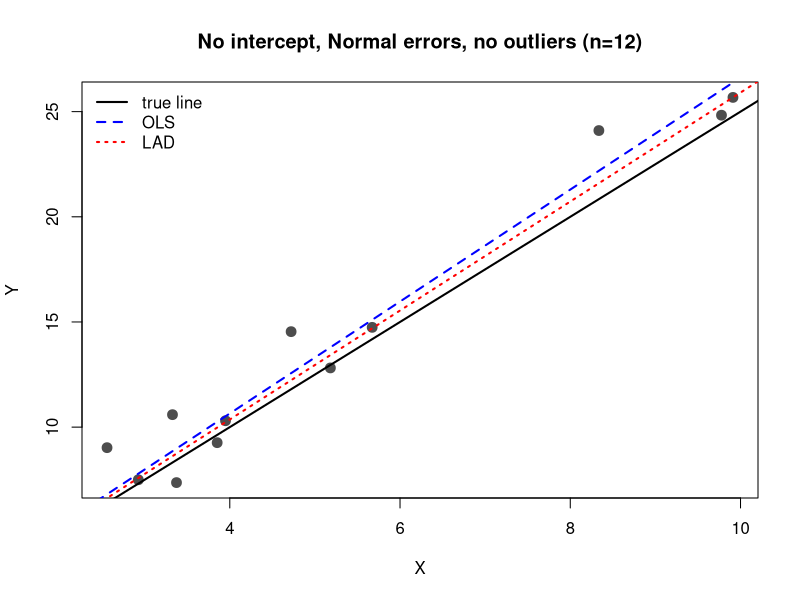
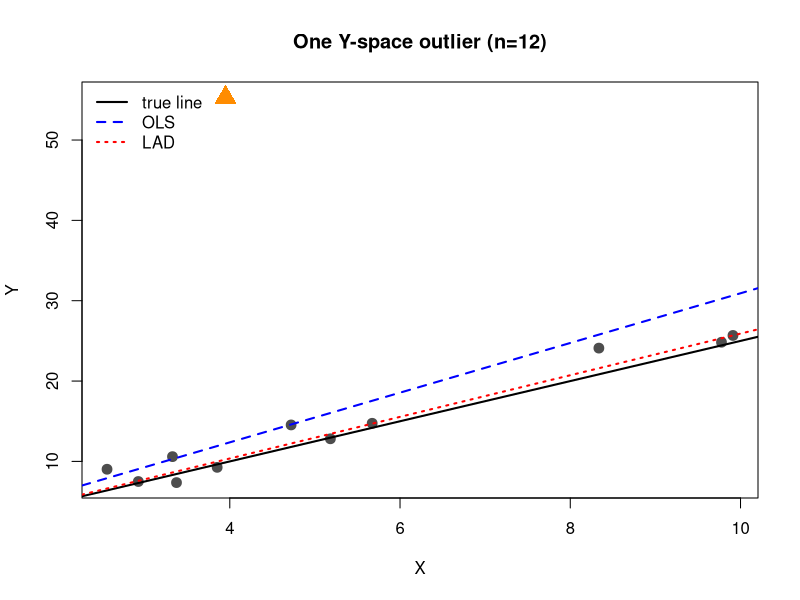
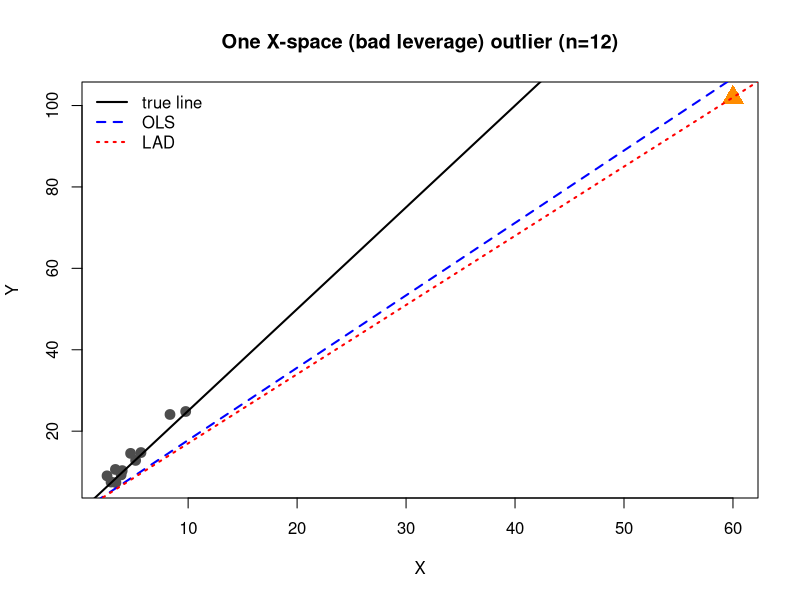
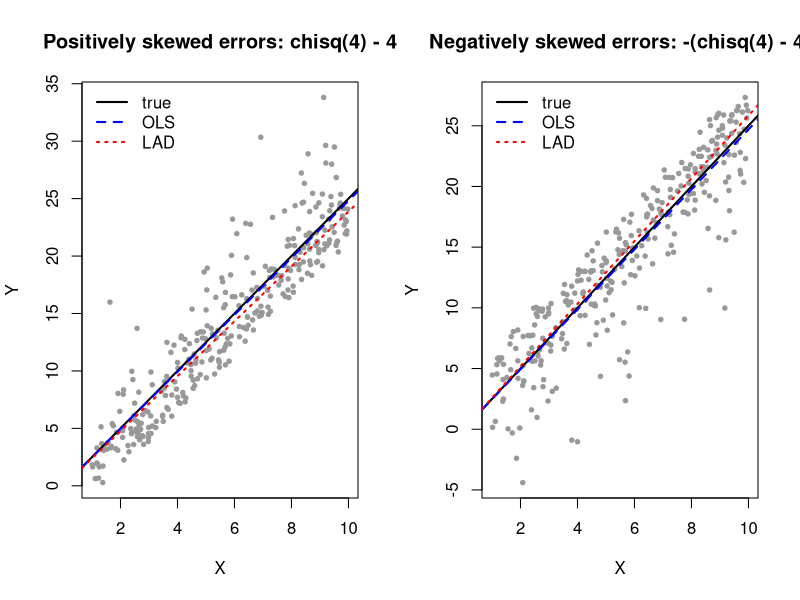
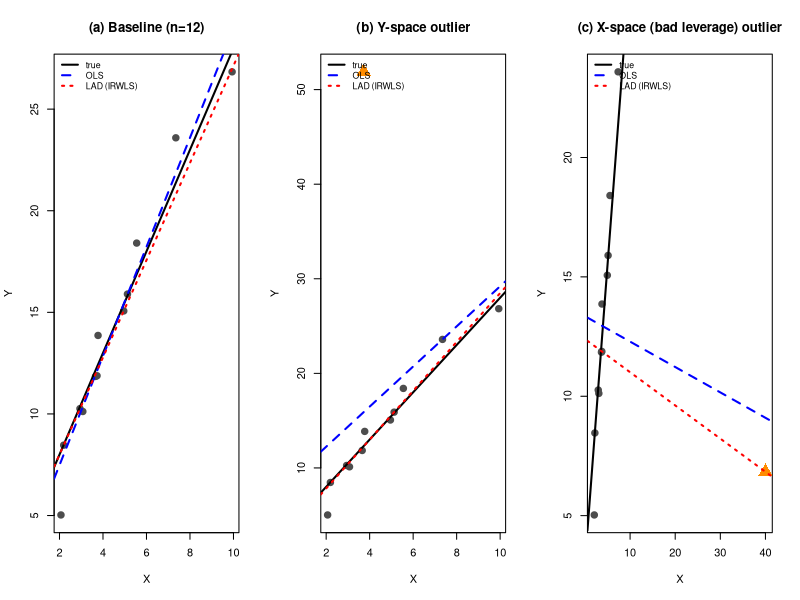
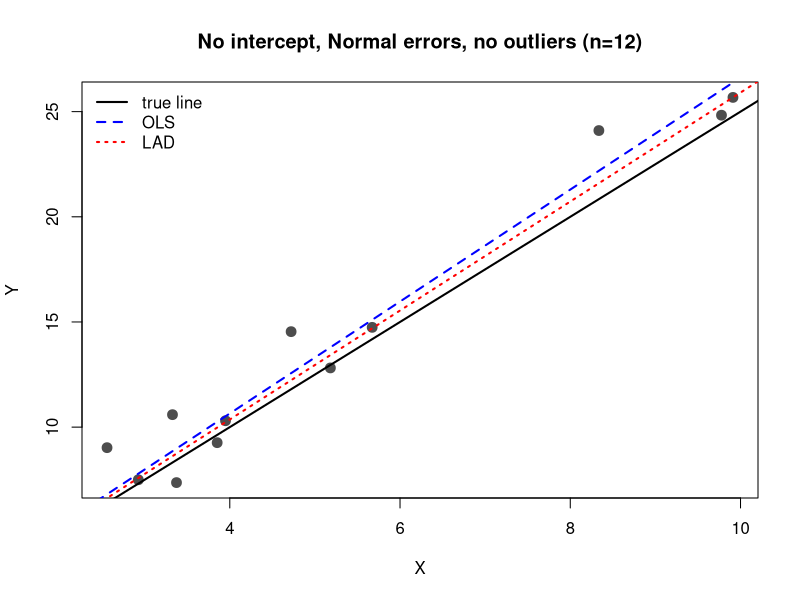
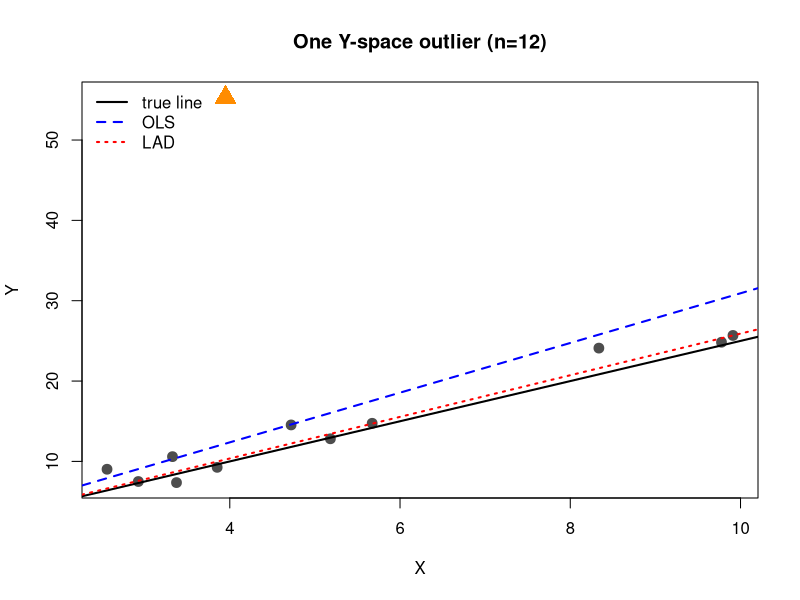
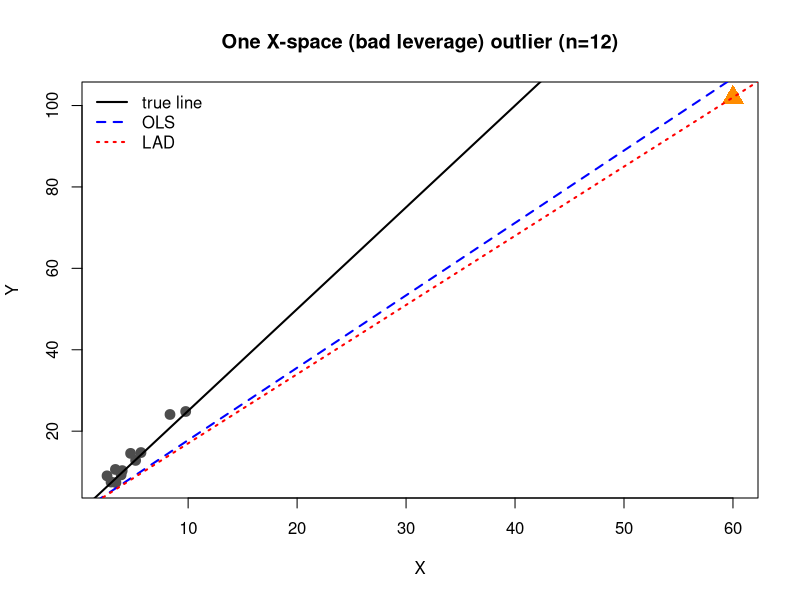

R code for these plots, in order:
## =============================================================================
## Statistical Learning I -- Session 1
## OLS vs LAD, Robustness, and IRWLS
## BSDS, 3rd Year, Indian Statistical Institute
##
## Companion script to Session1_Manual.pdf (theory) and Session1_Beamer.pdf
## (slides). Every section below is tagged with the step number from the
## master lesson plan and the Act it belongs to.
##
## Run top to bottom. Every figure is first DRAWN LIVE (shows up in the R
## console / RStudio Plots pane -- useful for presenting in class), and then
## immediately saved as a PDF into the working directory, via the pattern:
##    draw_figXX <- function() { ...plotting code... }
##    draw_figXX()                                  # live, on-screen
##    pdf("FigXX....pdf"); draw_figXX(); dev.off()   # saved to disk
## =============================================================================

set.seed(1)

## -----------------------------------------------------------------------
## 0. HELPER FUNCTIONS
## -----------------------------------------------------------------------

## ---- OLS through the origin: Y = beta*X + eps.  Closed form. ----
ols_origin <- function(x, y) sum(x * y) / sum(x^2)

## ---- Weighted median: minimizer of sum_i w_i |v_i - m| ----
weighted_median <- function(values, weights) {
  ord <- order(values)
  v <- values[ord]; w <- weights[ord]
  cw <- cumsum(w) / sum(w)
  v[which(cw >= 0.5)[1]]
}

## ---- LAD through the origin: EXACT solution.
## sum|y_i - b x_i| = sum |x_i| * |y_i/x_i - b|  ==>  weighted median of
## r_i = y_i/x_i with weights w_i = |x_i|.  See Act 1 / Act 3 of the manual. ----
lad_origin <- function(x, y) {
  r <- y / x
  w <- abs(x)
  weighted_median(r, w)
}

## ---- OLS with intercept: normal equations, Y = alpha + beta*X + eps ----
ols_intercept <- function(x, y) {
  X <- cbind(1, x)
  as.numeric(solve(t(X) %*% X, t(X) %*% y))   # c(alpha_hat, beta_hat)
}

## ---- LAD with intercept via IRWLS (Act 5). ----
## theta^(0)      = OLS
## r^(t)          = y - X theta^(t)
## w_i^(t)        = 1 / max(|r_i^(t)|, delta)
## theta^(t+1)    = (X'WX)^{-1} X'Wy      (weighted least squares)
## stop when ||theta^(t+1)-theta^(t)|| < tol
irwls_lad <- function(x, y, tol = 1e-8, maxit = 100, delta = 1e-6, trace = FALSE) {
  X <- cbind(1, x)
  theta <- ols_intercept(x, y)
  path <- matrix(theta, nrow = 1, dimnames = list(NULL, c("alpha", "beta")))
  converged <- FALSE
  for (t in 1:maxit) {
    r <- as.numeric(y - X %*% theta)
    w <- 1 / pmax(abs(r), delta)
    W <- diag(w)
    theta_new <- as.numeric(solve(t(X) %*% W %*% X, t(X) %*% W %*% y))
    path <- rbind(path, theta_new)
    if (trace) {
      cat(sprintf("  iter %2d :  alpha = %8.4f   beta = %8.4f   ||delta|| = %.2e\n",
                   t, theta_new[1], theta_new[2],
                   sqrt(sum((theta_new - theta)^2))))
    }
    if (sqrt(sum((theta_new - theta)^2)) < tol) { theta <- theta_new; converged <- TRUE; break }
    theta <- theta_new
  }
  list(theta = theta, path = path, iters = t, converged = converged)
}

## ---- generic bias / variance / MSE summary for a vector of estimates ----
summarize_estimates <- function(estimates, truth) {
  c(bias     = mean(estimates) - truth,
    variance = var(estimates),
    mse      = mean((estimates - truth)^2))
}


## =============================================================================
## ACT 1  /  STEPS 1-3
## Regression through the origin: Y_i = beta*X_i + eps_i.  Generate one data
## set, compute OLS and LAD, plot true / OLS / LAD lines.
## =============================================================================

beta0 <- 2.5

## NOTE on sample sizes: the Monte Carlo experiments below (Steps 4-6, 13)
## use n = 50 -- enough replications and points per replication for stable
## bias/variance/MSE estimates. The single-dataset ILLUSTRATIVE PLOTS
## (Fig01-Fig03, Fig05) instead use a small n_demo = 12: with 50 points a
## single perturbed observation is diluted and the OLS-vs-LAD contrast is
## hard to see on a scatter plot. With n_demo = 12 the same one-point
## perturbation is impossible to miss visually (and the scatter still looks
## like a believable little data set), which is the whole point of showing
## a picture. See Session1_Manual.pdf, Sections 4-5, for why this does not
## change any of the conclusions (the weighted-median argument is exact for
## any n).
n_demo <- 12

set.seed(7)
x_demo <- runif(n_demo, 2, 10)
y_demo <- beta0 * x_demo + rnorm(n_demo, sd = 1.2)

b_ols0 <- ols_origin(x_demo, y_demo)
b_lad0 <- lad_origin(x_demo, y_demo)

cat("=================================================================\n")
cat("ACT 1 / STEPS 1-3: no-intercept model, one clean data set (n=12)\n")
cat("=================================================================\n")
cat(sprintf("true beta = %.3f | OLS beta = %.4f | LAD beta = %.4f\n\n",
            beta0, b_ols0, b_lad0))

draw_fig01 <- function() {
  plot(x_demo, y_demo, pch = 19, col = "grey30", cex = 1.3,
       main = "No intercept, Normal errors, no outliers (n=12)",
       xlab = "X", ylab = "Y")
  abline(0, beta0,  col = "black", lwd = 2)
  abline(0, b_ols0, col = "blue",  lwd = 2, lty = 2)
  abline(0, b_lad0, col = "red",   lwd = 2, lty = 3)
  legend("topleft", c("true line", "OLS", "LAD"),
         col = c("black", "blue", "red"), lty = 1:3, lwd = 2, bty = "n")
}

draw_fig01()   # live plot -- shows in the R console / Plots pane
pdf("Fig01_baseline_no_outlier.pdf", width = 6, height = 5.2); draw_fig01(); dev.off()


## =============================================================================
## STEP 4
## Monte Carlo: bias, variance, MSE of OLS and LAD under NORMAL errors,
## no outliers. Expect OLS to win (lower MSE) -- it is BLUE / efficient here.
## =============================================================================

## generic MC engine for the no-intercept model. outlier_fun(x,y) may
## corrupt one replication's data before the estimators see it.
mc_compare_origin <- function(n, beta0, eps_gen, n_rep = 2000, outlier_fun = NULL) {
  b_ols <- numeric(n_rep)
  b_lad <- numeric(n_rep)
  for (r in 1:n_rep) {
    x <- runif(n, 1, 10)
    y <- beta0 * x + eps_gen(n)
    if (!is.null(outlier_fun)) {
      out <- outlier_fun(x, y)
      x <- out$x; y <- out$y
    }
    b_ols[r] <- ols_origin(x, y)
    b_lad[r] <- lad_origin(x, y)
  }
  rbind(OLS = summarize_estimates(b_ols, beta0),
        LAD = summarize_estimates(b_lad, beta0))
}

cat("=================================================================\n")
cat("STEP 4: Monte Carlo comparison, Normal(0, 2^2) errors, NO outliers\n")
cat("=================================================================\n")
res_normal <- mc_compare_origin(n = 50, beta0 = beta0,
                                 eps_gen = function(n) rnorm(n, sd = 2),
                                 n_rep = 2000)
print(round(res_normal, 4))
cat("--> Under Normal errors with no contamination, OLS has the smaller\n")
cat("    MSE (it is the efficient / BLUE estimator here); LAD pays a small\n")
cat("    price in variance for no benefit since there is nothing to be\n")
cat("    robust against.\n\n")


## =============================================================================
## STEP 5  (Act 2)
## Repeat with a Y-SPACE outlier: one ordinary-X, wild-Y point per replicate.
## Expect: LAD wins decisively (small bias/variance/MSE); OLS is dragged.
## =============================================================================

y_outlier_fun <- function(x, y, shift = 40) {
  i <- sample(seq_along(x), 1)          # ordinary x, contaminate y only
  y[i] <- y[i] + shift * sample(c(-1, 1), 1)
  list(x = x, y = y)
}

cat("=================================================================\n")
cat("STEP 5: Monte Carlo comparison, ONE Y-space outlier per replicate\n")
cat("=================================================================\n")
res_youtlier <- mc_compare_origin(n = 50, beta0 = beta0,
                                   eps_gen = function(n) rnorm(n, sd = 2),
                                   n_rep = 2000,
                                   outlier_fun = y_outlier_fun)
print(round(res_youtlier, 4))
cat("--> OLS: bias/variance/MSE all inflated by the single Y-outlier.\n")
cat("    LAD: barely disturbed relative to Step 4 -- the weighted-median\n")
cat("    view (Act 3) explains why: an outlying r_i=y_i/x_i with ordinary\n")
cat("    weight |x_i| cannot move a weighted median by much.\n\n")

## Illustrative picture: SAME small clean data set as Fig01, with the
## middle-X point's Y pushed far away (deterministic choice, not random,
## so the picture is reproducible and the effect is guaranteed visible).
i1 <- order(x_demo)[ceiling(n_demo / 2)]
x1 <- x_demo
y1 <- y_demo
y1[i1] <- y1[i1] + 45

b_ols1 <- ols_origin(x1, y1); b_lad1 <- lad_origin(x1, y1)

draw_fig02 <- function() {
  plot(x1, y1, pch = 19, col = "grey30", cex = 1.3,
       main = "One Y-space outlier (n=12)", xlab = "X", ylab = "Y")
  points(x1[i1], y1[i1], pch = 17, col = "darkorange", cex = 2.2)
  abline(0, beta0,  col = "black", lwd = 2)
  abline(0, b_ols1, col = "blue",  lwd = 2, lty = 2)
  abline(0, b_lad1, col = "red",   lwd = 2, lty = 3)
  legend("topleft", c("true line", "OLS", "LAD"),
         col = c("black", "blue", "red"), lty = 1:3, lwd = 2, bty = "n")
}

draw_fig02()   # live plot -- shows in the R console / Plots pane
pdf("Fig02_Y_space_outlier.pdf", width = 6, height = 5.2); draw_fig02(); dev.off()
cat(sprintf("Fig02 check: true beta=%.2f, OLS=%.3f (pulled up), LAD=%.3f (barely moved)\n\n",
            beta0, b_ols1, b_lad1))


## =============================================================================
## STEP 6  (Act 3)
## Repeat with an X-SPACE outlier (bad leverage point): extreme X AND a Y
## value inconsistent with the line. Expect: BOTH OLS and LAD are pulled.
## =============================================================================

x_outlier_fun <- function(x, y, x_mult = 4, y_shift = -30) {
  i <- which.max(x)
  x[i] <- x[i] * x_mult
  y[i] <- y[i] + y_shift
  list(x = x, y = y)
}

cat("=================================================================\n")
cat("STEP 6: Monte Carlo comparison, ONE X-space (bad leverage) outlier\n")
cat("=================================================================\n")
res_xoutlier <- mc_compare_origin(n = 50, beta0 = beta0,
                                   eps_gen = function(n) rnorm(n, sd = 2),
                                   n_rep = 2000,
                                   outlier_fun = x_outlier_fun)
print(round(res_xoutlier, 4))
cat("--> Now BOTH OLS and LAD show inflated bias/variance/MSE. A bad\n")
cat("    leverage point carries a large weight |x_i| in the weighted-median\n")
cat("    formula, so it can dominate the weighted median just as it\n")
cat("    dominates the OLS normal equations.\n\n")

## STEP 7 (discussion, no code): ask students WHY LAD, robust in Step 5,
## fails here. Answer: LAD's robustness is bounded influence in the
## Y-direction only; the weight |x_i| in the weighted-median representation
## grows with X, so an extreme X dominates regardless of the residual size.

## Same small clean data set again; this time push the largest-X point's
## X out to a fixed, moderately dominant value -- close enough to the data
## cloud that the picture stays readable, but with enough weighted-median
## weight |X_i| to visibly pull both fits. We ALSO give it a moderately
## (not wildly) inconsistent Y, by directly targeting a ratio Y/X well
## below the true beta rather than an arbitrary large shift: this keeps the
## distortion noticeable without collapsing the fitted lines to near-zero.
j2 <- which.max(x_demo)
x2 <- x_demo
y2 <- y_demo
x2[j2] <- 60                 # moderately large X (was 90 -- brought closer in)
y2[j2] <- 1.7 * x2[j2]       # ratio Y/X = 1.7, noticeably below true beta = 2.5

b_ols2 <- ols_origin(x2, y2); b_lad2 <- lad_origin(x2, y2)

draw_fig03 <- function() {
  plot(x2, y2, pch = 19, col = "grey30", cex = 1.3,
       main = "One X-space (bad leverage) outlier (n=12)", xlab = "X", ylab = "Y")
  points(x2[j2], y2[j2], pch = 17, col = "darkorange", cex = 2.2)
  abline(0, beta0,  col = "black", lwd = 2)
  abline(0, b_ols2, col = "blue",  lwd = 2, lty = 2)
  abline(0, b_lad2, col = "red",   lwd = 2, lty = 3)
  legend("topleft", c("true line", "OLS", "LAD"),
         col = c("black", "blue", "red"), lty = 1:3, lwd = 2, bty = "n")
}

draw_fig03()   # live plot -- shows in the R console / Plots pane
pdf("Fig03_X_space_outlier.pdf", width = 6, height = 5.2); draw_fig03(); dev.off()
cat(sprintf("Fig03 check: true beta=%.2f, OLS=%.3f, LAD=%.3f (both pulled down noticeably)\n\n",
            beta0, b_ols2, b_lad2))


## =============================================================================
## STEP 8  (no outliers -- SKEWED errors instead)
## eps ~ chisq(k) - k  (mean 0, right/positively skewed)
## eps ~ -(chisq(k) - k)  (mean 0, left/negatively skewed, same variance)
##
## Key point: OLS estimates the CONDITIONAL MEAN (E[eps]=0 by construction,
## so OLS is centred on the true line regardless of skew). LAD estimates the
## CONDITIONAL MEDIAN. For a skewed distribution, median != mean, so LAD's
## fitted line is shifted relative to OLS's, and the direction of the shift
## flips with the sign of the skew.
## =============================================================================

k <- 4
eps_pos_skew <- function(n) rchisq(n, df = k) - k      # mean 0, skew > 0
eps_neg_skew <- function(n) -(rchisq(n, df = k) - k)   # mean 0, skew < 0
median_offset <- qchisq(0.5, df = k) - k               # theoretical median of eps_pos_skew

cat("=================================================================\n")
cat("STEP 8: Effect of SKEWED errors (no outliers) on OLS vs LAD\n")
cat("=================================================================\n")
cat(sprintf("median(chisq(%d) - %d) = %.4f   (mean is exactly 0 by construction)\n",
            k, k, median_offset))
cat("--> Positive skew has NEGATIVE median: LAD's line is pulled BELOW OLS's.\n")
cat("--> Negating the noise flips the skew and the sign of the median shift.\n\n")

n8 <- 300
x8 <- runif(n8, 1, 10)

y8_pos <- beta0 * x8 + eps_pos_skew(n8)
y8_neg <- beta0 * x8 + eps_neg_skew(n8)

b_ols_pos <- ols_origin(x8, y8_pos); b_lad_pos <- lad_origin(x8, y8_pos)
b_ols_neg <- ols_origin(x8, y8_neg); b_lad_neg <- lad_origin(x8, y8_neg)

x_ref <- mean(x8)
cat(sprintf("Positively skewed eps: OLS beta = %.4f, LAD beta = %.4f  ->  at X = %.2f, OLS predicts %.3f vs LAD %.3f  (OLS HIGHER)\n",
            b_ols_pos, b_lad_pos, x_ref, b_ols_pos * x_ref, b_lad_pos * x_ref))
cat(sprintf("Negatively skewed eps: OLS beta = %.4f, LAD beta = %.4f  ->  at X = %.2f, OLS predicts %.3f vs LAD %.3f  (OLS LOWER)\n\n",
            b_ols_neg, b_lad_neg, x_ref, b_ols_neg * x_ref, b_lad_neg * x_ref))

## STEP 9 (discussion, no code): ask WHY. Answer: OLS targets E[Y|X]=beta*X
## exactly (noise has mean 0 by construction); LAD targets the conditional
## MEDIAN = beta*X + median(eps). Skew separates mean and median.

draw_fig04 <- function() {
  par(mfrow = c(1, 2))
  plot(x8, y8_pos, pch = 19, col = "grey60", cex = 0.6,
       main = "Positively skewed errors: chisq(4) - 4", xlab = "X", ylab = "Y")
  abline(0, beta0,     col = "black", lwd = 2)
  abline(0, b_ols_pos, col = "blue",  lwd = 2, lty = 2)
  abline(0, b_lad_pos, col = "red",   lwd = 2, lty = 3)
  legend("topleft", c("true", "OLS", "LAD"), col = c("black","blue","red"), lty = 1:3, lwd = 2, bty = "n")

  plot(x8, y8_neg, pch = 19, col = "grey60", cex = 0.6,
       main = "Negatively skewed errors: -(chisq(4) - 4)", xlab = "X", ylab = "Y")
  abline(0, beta0,     col = "black", lwd = 2)
  abline(0, b_ols_neg, col = "blue",  lwd = 2, lty = 2)
  abline(0, b_lad_neg, col = "red",   lwd = 2, lty = 3)
  legend("topleft", c("true", "OLS", "LAD"), col = c("black","blue","red"), lty = 1:3, lwd = 2, bty = "n")
  par(mfrow = c(1, 1))
}

draw_fig04()   # live plot -- shows in the R console / Plots pane
pdf("Fig04_skewed_errors.pdf", width = 10, height = 5.2); draw_fig04(); dev.off()


## =============================================================================
## ACT 4-5  /  STEPS 10-12
## Model with an intercept: Y_i = alpha + beta*X_i + eps_i.
## OLS: normal equations (closed form, ols_intercept() above).
## LAD: no closed form -- solved by IRWLS (irwls_lad() above).
## Below: a step-by-step numeric trace on a small data set, for the slide
## "IRWLS: step-by-step trace".
## =============================================================================

alpha0 <- 3.0
cat("=================================================================\n")
cat("STEPS 10-12: intercept model, IRWLS trace on a small data set (n=12)\n")
cat("=================================================================\n")
set.seed(21)
n_tr <- 12
x_tr <- runif(n_tr, 1, 10)
y_tr <- alpha0 + beta0 * x_tr + rnorm(n_tr, sd = 2)

cat("theta^(0) = OLS =", round(ols_intercept(x_tr, y_tr), 4), "\n")
fit_trace <- irwls_lad(x_tr, y_tr, trace = TRUE)
cat("Converged in", fit_trace$iters, "iterations to theta =",
    round(fit_trace$theta, 4), "\n\n")


## =============================================================================
## STEP 13  (Act 6)
## Repeat Steps 3-6 under the intercept model: baseline, MC bias/var/MSE,
## Y-space outlier, X-space outlier -- now comparing OLS to LAD-via-IRWLS.
## =============================================================================

mc_compare_intercept <- function(n, alpha0, beta0, eps_gen, n_rep = 2000, outlier_fun = NULL) {
  a_ols <- b_ols <- a_lad <- b_lad <- numeric(n_rep)
  for (r in 1:n_rep) {
    x <- runif(n, 1, 10)
    y <- alpha0 + beta0 * x + eps_gen(n)
    if (!is.null(outlier_fun)) {
      out <- outlier_fun(x, y)
      x <- out$x; y <- out$y
    }
    th_ols <- ols_intercept(x, y)
    th_lad <- irwls_lad(x, y)$theta
    a_ols[r] <- th_ols[1]; b_ols[r] <- th_ols[2]
    a_lad[r] <- th_lad[1]; b_lad[r] <- th_lad[2]
  }
  list(alpha = rbind(OLS = summarize_estimates(a_ols, alpha0),
                      LAD = summarize_estimates(a_lad, alpha0)),
       beta  = rbind(OLS = summarize_estimates(b_ols, beta0),
                      LAD = summarize_estimates(b_lad, beta0)))
}

y_outlier_fun_i <- function(x, y, shift = 40) {
  i <- sample(seq_along(x), 1)
  y[i] <- y[i] + shift * sample(c(-1, 1), 1)
  list(x = x, y = y)
}
x_outlier_fun_i <- function(x, y, x_mult = 4, y_shift = -30) {
  i <- which.max(x)
  x[i] <- x[i] * x_mult
  y[i] <- y[i] + y_shift
  list(x = x, y = y)
}

cat("=================================================================\n")
cat("STEP 13a: intercept model, baseline (Normal errors, no outliers)\n")
cat("=================================================================\n")
res_i_base <- mc_compare_intercept(n = 50, alpha0 = alpha0, beta0 = beta0,
                                    eps_gen = function(n) rnorm(n, sd = 2),
                                    n_rep = 500)   # 500 reps: IRWLS is iterative, keep runtime sane
cat("alpha:\n"); print(round(res_i_base$alpha, 4))
cat("beta:\n");  print(round(res_i_base$beta, 4))
cat("\n")

cat("=================================================================\n")
cat("STEP 13b: intercept model, ONE Y-space outlier per replicate\n")
cat("=================================================================\n")
res_i_y <- mc_compare_intercept(n = 50, alpha0 = alpha0, beta0 = beta0,
                                 eps_gen = function(n) rnorm(n, sd = 2),
                                 n_rep = 500, outlier_fun = y_outlier_fun_i)
cat("alpha:\n"); print(round(res_i_y$alpha, 4))
cat("beta:\n");  print(round(res_i_y$beta, 4))
cat("--> LAD-via-IRWLS again resists the Y-outlier much better than OLS.\n\n")

cat("=================================================================\n")
cat("STEP 13c: intercept model, ONE X-space (bad leverage) outlier\n")
cat("=================================================================\n")
res_i_x <- mc_compare_intercept(n = 50, alpha0 = alpha0, beta0 = beta0,
                                 eps_gen = function(n) rnorm(n, sd = 2),
                                 n_rep = 500, outlier_fun = x_outlier_fun_i)
cat("alpha:\n"); print(round(res_i_x$alpha, 4))
cat("beta:\n");  print(round(res_i_x$beta, 4))
cat("--> Both OLS and LAD-via-IRWLS degrade -- same lesson as the\n")
cat("    no-intercept model: bad leverage beats both estimators.\n\n")

## Illustrative pictures, intercept model -- same small-n_demo philosophy
## as the no-intercept figures above: one clean small data set, then a
## deterministic Y-outlier and a deterministic (fixed-X) bad leverage point.
set.seed(9)
x3 <- runif(n_demo, 2, 10)
y3 <- alpha0 + beta0 * x3 + rnorm(n_demo, sd = 1.2)
th_ols3 <- ols_intercept(x3, y3); th_lad3 <- irwls_lad(x3, y3)$theta

i3y <- order(x3)[ceiling(n_demo / 2)]
y3y <- y3
y3y[i3y] <- y3y[i3y] + 40
th_ols3y <- ols_intercept(x3, y3y); th_lad3y <- irwls_lad(x3, y3y)$theta

j3x <- which.max(x3)
x3x <- x3; y3x <- y3
x3x[j3x] <- 40               # moderately large X (was 90 -- brought closer in)
y3x[j3x] <- y3x[j3x] - 20
th_ols3x <- ols_intercept(x3x, y3x); th_lad3x <- irwls_lad(x3x, y3x)$theta

draw_fig05 <- function() {
  par(mfrow = c(1, 3))

  plot(x3, y3, pch = 19, col = "grey30", cex = 1.3, main = "(a) Baseline (n=12)", xlab = "X", ylab = "Y")
  abline(alpha0, beta0, col = "black", lwd = 2)
  abline(th_ols3[1], th_ols3[2], col = "blue", lwd = 2, lty = 2)
  abline(th_lad3[1], th_lad3[2], col = "red",  lwd = 2, lty = 3)
  legend("topleft", c("true", "OLS", "LAD (IRWLS)"), col = c("black","blue","red"), lty = 1:3, lwd = 2, bty = "n", cex = 0.8)

  plot(x3, y3y, pch = 19, col = "grey30", cex = 1.3, main = "(b) Y-space outlier", xlab = "X", ylab = "Y")
  points(x3[i3y], y3y[i3y], pch = 17, col = "darkorange", cex = 2.2)
  abline(alpha0, beta0, col = "black", lwd = 2)
  abline(th_ols3y[1], th_ols3y[2], col = "blue", lwd = 2, lty = 2)
  abline(th_lad3y[1], th_lad3y[2], col = "red",  lwd = 2, lty = 3)
  legend("topleft", c("true", "OLS", "LAD (IRWLS)"), col = c("black","blue","red"), lty = 1:3, lwd = 2, bty = "n", cex = 0.8)

  plot(x3x, y3x, pch = 19, col = "grey30", cex = 1.3, main = "(c) X-space (bad leverage) outlier", xlab = "X", ylab = "Y")
  points(x3x[j3x], y3x[j3x], pch = 17, col = "darkorange", cex = 2.2)
  abline(alpha0, beta0, col = "black", lwd = 2)
  abline(th_ols3x[1], th_ols3x[2], col = "blue", lwd = 2, lty = 2)
  abline(th_lad3x[1], th_lad3x[2], col = "red",  lwd = 2, lty = 3)
  legend("topleft", c("true", "OLS", "LAD (IRWLS)"), col = c("black","blue","red"), lty = 1:3, lwd = 2, bty = "n", cex = 0.8)

  par(mfrow = c(1, 1))
}

draw_fig05()   # live plot -- shows in the R console / Plots pane
pdf("Fig05_intercept_model_outliers.pdf", width = 13, height = 4.6); draw_fig05(); dev.off()
cat(sprintf("Fig05 check: baseline OLS=(%.2f,%.2f) LAD=(%.2f,%.2f)\n",
            th_ols3[1], th_ols3[2], th_lad3[1], th_lad3[2]))
cat(sprintf("             Y-outlier OLS=(%.2f,%.2f) LAD=(%.2f,%.2f)  [LAD should barely move]\n",
            th_ols3y[1], th_ols3y[2], th_lad3y[1], th_lad3y[2]))
cat(sprintf("             X-outlier OLS=(%.2f,%.2f) LAD=(%.2f,%.2f)  [both should collapse]\n\n",
            th_ols3x[1], th_ols3x[2], th_lad3x[1], th_lad3x[2]))


## =============================================================================
## STEP 14: ASSIGNMENTS  (prompts for students -- solution reference below)
## =============================================================================
## A1. Generate eps from a Cauchy distribution (rcauchy). Neither the mean
##     nor the variance of a Cauchy random variable exists. What happens to
##     the OLS estimator's sampling distribution across replications? Does
##     "bias" or "variance" even make sense to report? What happens to LAD?
## A2. In Step 6/13c, vary x_mult over {1,2,4,8,16}. At what point does the
##     leverage point start to dominate BOTH estimators? Relate this to the
##     hat-matrix leverage h_ii (Session 2 preview).
## A3. Re-derive the subgradient conditions for LAD with an intercept
##     (Act 4) and show they reduce to the weighted-median condition when
##     alpha is fixed at 0.
## A4. What happens to IRWLS if, at some iterate, two residuals are
##     numerically equal? What if a residual is exactly 0? (This is why the
##     delta floor exists in irwls_lad().)
## A5. Replace irwls_lad()'s weight function w_i = 1/max(|r_i|,delta) with
##     Huber's weight (bounded psi) and see how the fitted line changes on
##     the X-space outlier data set. (Optional, beyond today's scope.)
## -----------------------------------------------------------------------

cat("=================================================================\n")
cat("STEP 14 (A1) -- INSTRUCTOR REFERENCE: Cauchy errors, no outliers\n")
cat("=================================================================\n")
cat("Neither E[eps] nor Var(eps) exists for a Cauchy r.v., so 'bias' and\n")
cat("'variance' of OLS are not well defined either -- we report the median\n")
cat("and the inter-quartile range (IQR) of the sampling distribution\n")
cat("instead, which DO exist because the estimators themselves have\n")
cat("well-defined (if heavy-tailed) distributions.\n\n")

n_rep_cauchy <- 500
b_ols_cauchy <- numeric(n_rep_cauchy)
b_lad_cauchy <- numeric(n_rep_cauchy)
for (r in 1:n_rep_cauchy) {
  x <- runif(50, 1, 10)
  y <- beta0 * x + rcauchy(50, location = 0, scale = 1)
  b_ols_cauchy[r] <- ols_origin(x, y)
  b_lad_cauchy[r] <- lad_origin(x, y)
}
cat(sprintf("OLS beta: median = %.3f, IQR = %.3f, range = [%.2f, %.2f]  <- some huge outlying values\n",
            median(b_ols_cauchy), IQR(b_ols_cauchy), min(b_ols_cauchy), max(b_ols_cauchy)))
cat(sprintf("LAD beta: median = %.3f, IQR = %.3f, range = [%.2f, %.2f]  <- stays well-behaved\n\n",
            median(b_lad_cauchy), IQR(b_lad_cauchy), min(b_lad_cauchy), max(b_lad_cauchy)))
cat("--> LAD is the natural M-estimator when errors are heavy-tailed:\n")
cat("    the sample mean of Cauchy noise does not even converge, but its\n")
cat("    median does, and LAD is exactly a (weighted, regression) median.\n\n")

## =============================================================================
## STEP 16: CONSOLIDATED SUMMARY -- every bias/variance/MSE table generated
## above, gathered in one place. Neither Session1_Manual.tex nor
## Session1_Beamer.tex currently embeds these numbers (points 4, 5, 6, 13 of
## the lesson plan ask for them explicitly) -- they are only narrated
## qualitatively there. Until that LaTeX is updated, this block is the single
## authoritative, reproducible source: it re-prints every table already
## computed above, and additionally writes them to a plain-text file so they
## can be copy-pasted into the manual/slides later without re-running
## anything. The global set.seed(1) at the top of this script plus the fixed,
## unchanged order of the random draws above already make every number below
## exactly reproducible on any machine -- no additional seeding needed.
## =============================================================================

summary_lines <- character(0)
add_block <- function(title, tbl_or_text) {
  summary_lines <<- c(summary_lines, "", paste0("== ", title, " =="),
                       capture.output(print(tbl_or_text)))
}

add_block("Step 4: baseline, Normal errors, no outliers (n=50, n_rep=2000) -- beta",
          round(res_normal, 4))
add_block("Step 5: ONE Y-space outlier per replicate (n=50, n_rep=2000) -- beta",
          round(res_youtlier, 4))
add_block("Step 6: ONE X-space (bad leverage) outlier per replicate (n=50, n_rep=2000) -- beta",
          round(res_xoutlier, 4))
add_block("Step 13a: intercept model, baseline (n=50, n_rep=500) -- alpha",
          round(res_i_base$alpha, 4))
add_block("Step 13a: intercept model, baseline (n=50, n_rep=500) -- beta",
          round(res_i_base$beta, 4))
add_block("Step 13b: intercept model, ONE Y-space outlier (n=50, n_rep=500) -- alpha",
          round(res_i_y$alpha, 4))
add_block("Step 13b: intercept model, ONE Y-space outlier (n=50, n_rep=500) -- beta",
          round(res_i_y$beta, 4))
add_block("Step 13c: intercept model, ONE X-space outlier (n=50, n_rep=500) -- alpha",
          round(res_i_x$alpha, 4))
add_block("Step 13c: intercept model, ONE X-space outlier (n=50, n_rep=500) -- beta",
          round(res_i_x$beta, 4))
add_block("Step 14 (A1): Cauchy errors, no outliers (n=50, n_rep=500) -- beta, median/IQR/range",
          data.frame(
            estimator = c("OLS", "LAD"),
            median = c(median(b_ols_cauchy), median(b_lad_cauchy)),
            IQR    = c(IQR(b_ols_cauchy),    IQR(b_lad_cauchy)),
            min    = c(min(b_ols_cauchy),    min(b_lad_cauchy)),
            max    = c(max(b_ols_cauchy),    max(b_lad_cauchy))
          ))

cat("\n=================================================================\n")
cat("STEP 16: CONSOLIDATED BIAS/VARIANCE/MSE SUMMARY (all tables above)\n")
cat("=================================================================\n")
cat(paste(summary_lines, collapse = "\n"))
cat("\n\n--> Point 4 (\"show LS is better under Normal errors\") is confirmed by\n")
cat("    the Step-4 table: OLS's MSE is the smaller of the two there. Point 5\n")
cat("    (Y-outlier, LAD wins) and point 6 (X-outlier, both fail) are\n")
cat("    confirmed the same way by the Step-5/Step-6 tables, and points\n")
cat("    13a-13c repeat the same three comparisons for the intercept model.\n")
cat("    These numbers are reproducible exactly (global set.seed(1), fixed\n")
cat("    call order) and are ready to be pasted into Session1_Manual.tex /\n")
cat("    Session1_Beamer.tex as tables next to the corresponding figures.\n\n")

writeLines(summary_lines, "MC_Summary_Tables.txt")
cat("Consolidated summary also written to MC_Summary_Tables.txt\n\n")

cat("Figures written to the working directory:\n")
cat("  Fig01_baseline_no_outlier.pdf\n")
cat("  Fig02_Y_space_outlier.pdf\n")
cat("  Fig03_X_space_outlier.pdf\n")
cat("  Fig04_skewed_errors.pdf\n")
cat("  Fig05_intercept_model_outliers.pdf\n")
